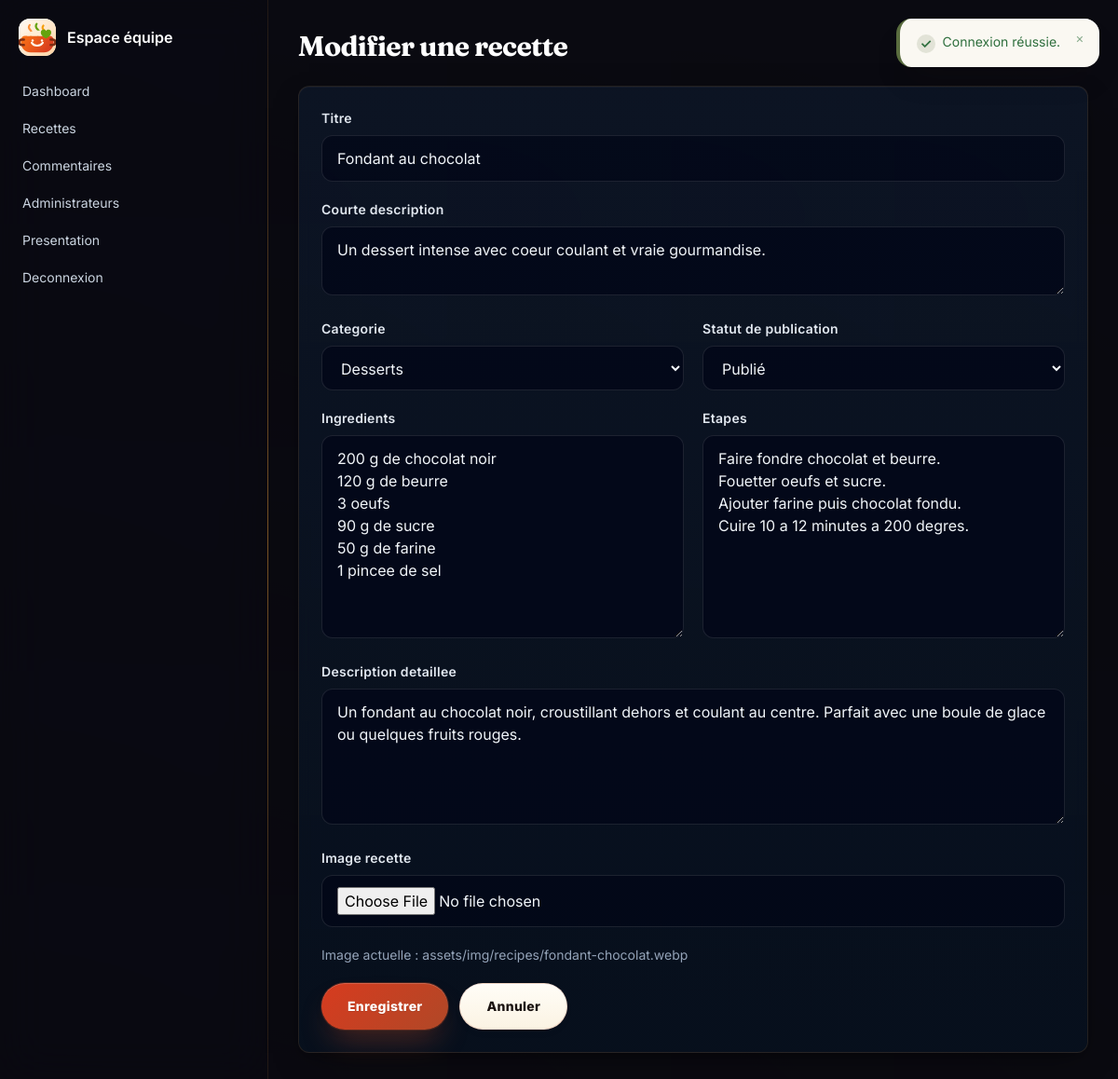
Screenshot of /admin/recipes/edit.php?id=10 (signed in) with the database file from the repository.
### tables this page shows
CREATE TABLE IF NOT EXISTS recipes (
  id INT AUTO_INCREMENT PRIMARY KEY,
  title VARCHAR(150) NOT NULL,
  slug VARCHAR(180) NOT NULL UNIQUE,
  short_description VARCHAR(300) NOT NULL,
  description TEXT NOT NULL,
  ingredients TEXT NOT NULL,
  preparation_steps TEXT NOT NULL,
  image_path VARCHAR(255) NULL,
  category VARCHAR(40) NOT NULL DEFAULT 'plats',
  status ENUM('draft', 'published', 'archived') NOT NULL DEFAULT 'draft',
  published_at DATETIME NULL,
  view_count INT UNSIGNED NOT NULL DEFAULT 0,
  created_at DATETIME NOT NULL DEFAULT CURRENT_TIMESTAMP,
  updated_at DATETIME NOT NULL DEFAULT CURRENT_TIMESTAMP ON UPDATE CURRENT_TIMESTAMP,
  INDEX idx_recipes_slug (slug),
  INDEX idx_recipes_public (status, category, published_at)
);

### public/admin/recipes/edit.php (called while the page is built)
<?php require __DIR__ . '/../../../admin/recipes/edit.php';

### app/config/database.php (called while the page is built, shortened)
<?php
function db(): PDO
{
    $host = env_value('DB_HOST', '127.0.0.1');
    $port = env_value('DB_PORT', '3306');
    $name = env_value('DB_NAME', 'secure_recipes_greta92');
    $user = env_value('DB_USER', 'root');
    $password = env_value('DB_PASSWORD', '');
    $dsn = "mysql:host={$host};port={$port};dbname={$name};charset=utf8mb4";
    $pdo = new PDO($dsn, (string) $user, (string) $password, [
        PDO::ATTR_ERRMODE => PDO::ERRMODE_EXCEPTION,
        PDO::ATTR_DEFAULT_FETCH_MODE => PDO::FETCH_ASSOC,
        PDO::ATTR_EMULATE_PREPARES => false,
    ]);
    return $pdo;
}

### app/repositories/RecipeRepository.php (called while the page is built, shortened)
<?php
final class RecipeRepository
{
    public function find(int $id): ?array
    {
        $stmt = $this->pdo->prepare('SELECT * FROM recipes WHERE id = :id LIMIT 1');
        $stmt->execute(['id' => $id]);
        $recipe = $stmt->fetch();
        return $recipe ?: null;
    }
}

### admin/recipes/form.php (the view, shortened to what this page needs)
<?php
$values = [
    'title' => $_POST['title'] ?? ($recipe['title'] ?? ''),
    'short_description' => $_POST['short_description'] ?? ($recipe['short_description'] ?? ''),
    'description' => $_POST['description'] ?? ($recipe['description'] ?? ''),
    'ingredients' => $_POST['ingredients'] ?? ($recipe['ingredients'] ?? ''),
    'preparation_steps' => $_POST['preparation_steps'] ?? ($recipe['preparation_steps'] ?? ''),
    'category' => $_POST['category'] ?? ($recipe['category'] ?? 'plats'),
    'status' => $_POST['status'] ?? ($recipe['status'] ?? 'draft'),
];
?>
<div>
    <label class="label" for="title">Titre</label>
    <input class="field" id="title" name="title" value="<?= e($values['title']) ?>" maxlength="150" required>
</div>
<div>
    <label class="label" for="short_description">Courte description</label>
    <textarea class="field" id="short_description" name="short_description" rows="2" maxlength="300" required><?= e($values['short_description']) ?></textarea>
</div>
<div class="grid gap-5 lg:grid-cols-2">
    <div>
        <label class="label" for="category">Categorie</label>
        <select class="field" id="category" name="category" required>
            <?php foreach (recipe_categories() as $value => $label): ?>
                <option value="<?= e($value) ?>" <?= $values['category'] === $value ? 'selected' : '' ?>><?= e($label) ?></option>
            <?php endforeach; ?>
        </select>
    </div>
    <div>
        <label class="label" for="status">Statut de publication</label>
        <select class="field" id="status" name="status" required>
            <?php foreach (recipe_statuses() as $value => $label): ?>
                <option value="<?= e($value) ?>" <?= $values['status'] === $value ? 'selected' : '' ?>><?= e($label) ?></option>
            <?php endforeach; ?>
        </select>
    </div>
</div>
<div class="grid gap-5 lg:grid-cols-2">
    <div>
        <label class="label" for="ingredients">Ingredients</label>
        <textarea class="field" id="ingredients" name="ingredients" rows="8" required><?= e($values['ingredients']) ?></textarea>
    </div>
    <div>
        <label class="label" for="preparation_steps">Etapes</label>
        <textarea class="field" id="preparation_steps" name="preparation_steps" rows="8" required><?= e($values['preparation_steps']) ?></textarea>
    </div>
</div>
<div>
    <label class="label" for="description">Description detaillee</label>
    <textarea class="field" id="description" name="description" rows="5" required><?= e($values['description']) ?></textarea>
</div>
<div>
    <label class="label" for="image">Image recette</label>
    <input class="field" id="image" name="image" type="file" accept=".jpg,.jpeg,.png,.webp,image/jpeg,image/png,image/webp">
</div>

### admin/recipes/edit.php (shortened to what this page needs)
<?php
require_once BASE_PATH . '/app/config/database.php';
require_once BASE_PATH . '/app/repositories/RecipeRepository.php';
$repo = new RecipeRepository(db());
$recipe = $repo->find((int) ($_GET['id'] ?? $_POST['id'] ?? 0));
?>
<h1 class="mb-6 text-3xl font-bold text-white">Modifier une recette</h1>
<form class="panel-card grid gap-5 p-6" method="post" enctype="multipart/form-data" action="/admin/recipes/edit.php?id=<?= e($recipe['id']) ?>" novalidate>
    <?php require __DIR__ . '/form.php'; ?>
    <?php if ($recipe['image_path']): ?>
        <p class="text-sm text-slate-400">Image actuelle : <?= e($recipe['image_path']) ?></p>
    <?php endif; ?>
    <div class="flex gap-3">
        <button class="btn-primary" type="submit">Enregistrer</button>
        <a class="btn-secondary" href="/admin/recipes/index.php">Annuler</a>
    </div>
</form>

### rows the page displays
recipes: title "Fondant au chocolat", short_description "Un dessert intense avec coeur coulant et vraie gourmandise.", category "Desserts", status "Publié", ingredients "200 g de chocolat noir 120 g de beurre 3 oeufs 90 g de sucre 50 g de farine 1 pincee de sel", preparation_steps "Faire fondre chocolat et beurre. Fouetter oeufs et sucre. Ajouter farine puis chocolat fondu. Cuire 10 a 12 minutes a 200 degres.", description "Un fondant au chocolat noir, croustillant dehors et coulant au centre. Parfait avec une boule de glace ou quelques fruits rouges.", image_path "assets/img/recipes/fondant-chocolat.webp"

### other values shown
$message "Connexion réussie."
